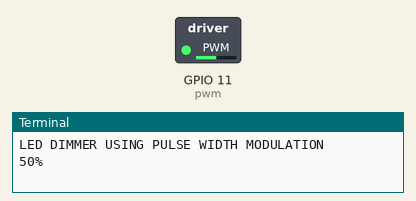
This program was run on a simulated Raspberry Pi (BCM pin numbers). Shown: switched loads named in the program (green lamp = pin HIGH), the last lines printed to the terminal. At 10.0 s the program stops and its outputs stay as they are.

Above: at 0.1 s.
At 4.6 s:
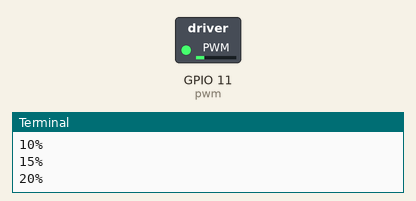
At 6.6 s:
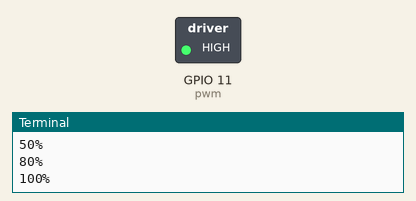
At 10.1 s:
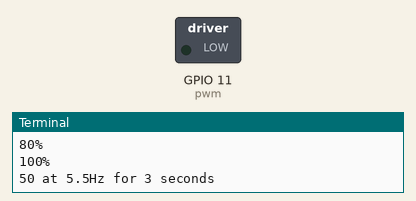
Timing chart, 0 to 11.5 s (numbered marks = the images above):
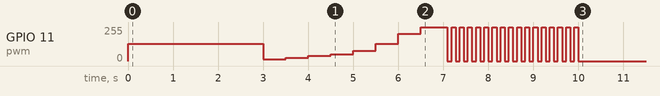

The program:

motor_testen4.py
```python
import RPi.GPIO as GPIO # Remember to run as superuser (sudo)
import time

print("LED DIMMER USING PULSE WIDTH MODULATION")

GPIO.setmode(GPIO.BCM)   # This example uses the BCM pin numbering
GPIO.setup(11, GPIO.OUT) # GPIO 25 is set to be an output.

pwm = GPIO.PWM(11, 50)   # pwm is an object. This gives a neat way to control the pin.
                         # 11 is the BCM pin number.
                         # 50 is the frequency in Hz.

print("50%")             # Display 50 on the screen
pwm.start(50)            # This 50 is the mark/space ratio or duty cycle of 50%
                         # Values from 0 to 100 are allowed including numbers like 33.33
time.sleep(3)            # Three seconds till the next change

pwm.ChangeFrequency(50)  # Frequency is now 50 Hz - LED stops flickering

print("5%")
pwm.ChangeDutyCycle(5)   # Duty cycle is now 5%
time.sleep(0.5)          # 0.5 seconds till the next change

print("10%")
pwm.ChangeDutyCycle(10)  # Duty cycle is now 10%
time.sleep(0.5)          # 0.5 seconds till the next change

print("15%")
pwm.ChangeDutyCycle(15)  # Duty cycle is now 15%
time.sleep(0.5)          # 0.5 seconds till the next change

print("20%")
pwm.ChangeDutyCycle(20)  # Duty cycle is now 20%
time.sleep(0.5)          # 0.5 seconds till the next change

print("30%")
pwm.ChangeDutyCycle(30)  # Duty cycle is now 30%
time.sleep(0.5)          # 0.5 seconds till the next change

print("50%")
pwm.ChangeDutyCycle(50)  # Duty cycle is now 50%
time.sleep(0.5)          # 0.5 seconds till the next change

print("80%")
pwm.ChangeDutyCycle(80)  # Duty cycle is now 80%
time.sleep(0.5)          # 0.5 seconds till the next change

print("100%")
pwm.ChangeDutyCycle(100) # Duty cycle is now 100%
time.sleep(0.5)          # 0.5 seconds till the next change

print("50 at 5.5Hz for 3 seconds")
pwm.ChangeFrequency(5.5) # Frequency is now 5.5 Hz
pwm.ChangeDutyCycle(50)  # Duty cycle is now 50%
time.sleep(3)            # Three seconds till the next change

pwm.stop()               # Turn PWM off

GPIO.cleanup()           # Always clean up at the end of programs.
```

Measured:
- by itself, GPIO 11 (pwm): 0/255 → 128/255 at 0.00 s, → 13/255 3.0 s later, → 26/255 0.50 s later, → 38/255 0.50 s later, … (42 changes in this stretch)
